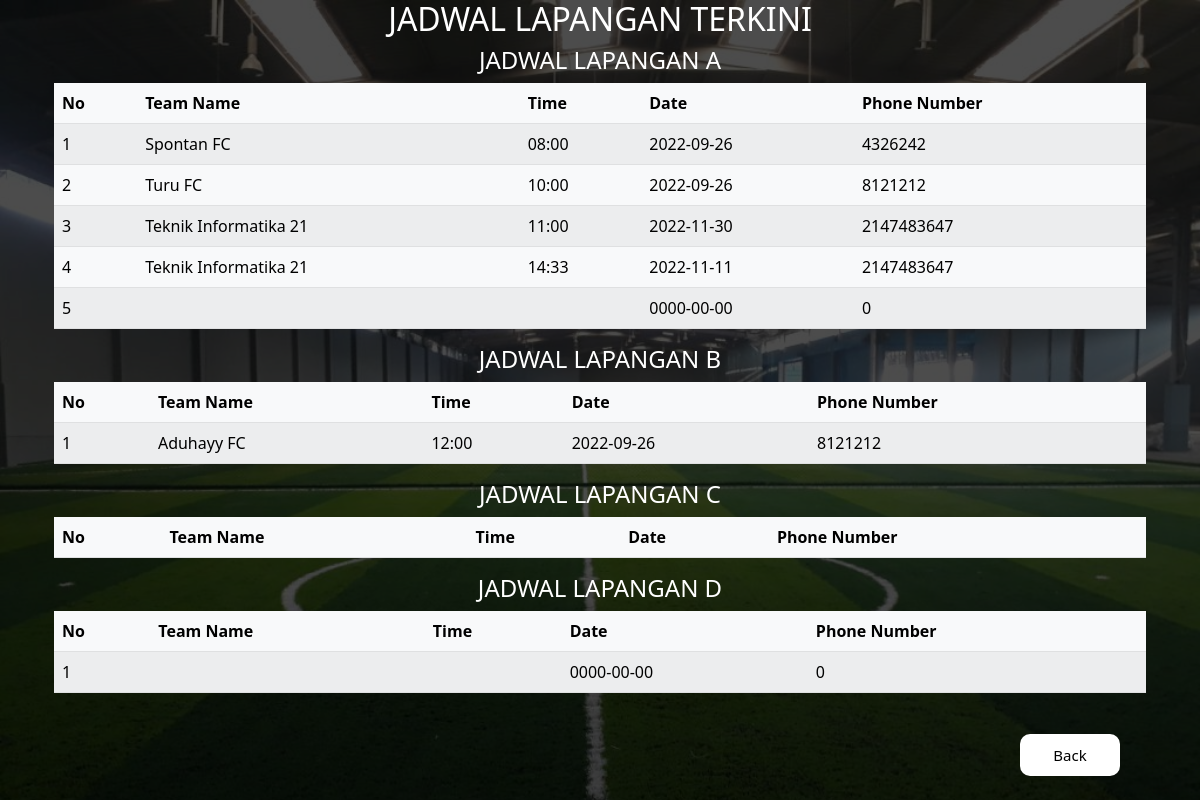
The app's page /jadwalterkini.php with its own data.
### tables this page shows
CREATE TABLE `jadwala` (
  `id` int(11) NOT NULL,
  `nama_tim` varchar(25) NOT NULL,
  `jam` text NOT NULL,
  `tanggal` date NOT NULL,
  `no_tlpn` int(15) NOT NULL
);

CREATE TABLE `jadwalb` (
  `id` int(11) NOT NULL,
  `nama_tim` varchar(25) NOT NULL,
  `jam` text NOT NULL,
  `tanggal` date NOT NULL,
  `no_tlpn` int(15) NOT NULL
);

CREATE TABLE `jadwald` (
  `id` int(11) NOT NULL,
  `nama_tim` varchar(25) NOT NULL,
  `jam` text NOT NULL,
  `tanggal` date NOT NULL,
  `no_tlpn` int(15) NOT NULL
);

### jadwalterkini.php (the view, shortened to what this page needs)
<!DOCTYPE html>
<html lang="en">
<head>
    <link href="https://cdn.jsdelivr.net/npm/bootstrap@5.2.1/dist/css/bootstrap.min.css" rel="stylesheet">
</head>
    <body>
        <div class="container">
            <div class="jadwalterkini">
                <h2>JADWAL LAPANGAN TERKINI</h2>
                <div class="container">
                    <h4>JADWAL LAPANGAN A</h4>
                        <table class="table table-light table-striped">
                            <thead>
                                <tr>
                                <th>No</th>
                                <th>Team Name</th>
                                <th>Time</th>
                                <th>Date</th>
                                <th>Phone Number</th>
                                </tr>
                            </thead>
                            <?php
                        $conn = mysqli_connect("localhost", "root", "", "futsal");
                        $result = mysqli_query($conn, "SELECT * FROM jadwala");
                        ?>
                        <?php $i = 1; ?>
                        <?php while( $row = mysqli_fetch_assoc($result)): ?>
                            <tr>
                                <td><?= $i; ?></td>
                                <td><?= $row["nama_tim"]; ?></td>
                                <td><?= $row["jam"]; ?></td>
                                <td><?= $row["tanggal"]; ?></td>
                                <td><?= $row["no_tlpn"]; ?></td>
                            </tr>
                            <?php $i++; ?>
                            <?php endwhile; ?>
                        </table>
                </div>
                <div class="container">
                <h4>JADWAL LAPANGAN B</h4>
                    <table class="table table-light table-striped">
                        <thead>
                            <tr>
                                <th>No</th>
                                <th>Team Name</th>
                                <th>Time</th>
                                <th>Date</th>
                                <th>Phone Number</th>
                            </tr>
                        </thead>
                        <?php
                        $conn = mysqli_connect("localhost", "root", "", "futsal");
                        $result = mysqli_query($conn, "SELECT * FROM jadwalb");
                        ?>
                        <?php $i = 1; ?>
                        <?php while( $row = mysqli_fetch_assoc($result)): ?>
                            <tr>
                                <td><?= $i; ?></td>
                                <td><?= $row["nama_tim"]; ?></td>
                                <td><?= $row["jam"]; ?></td>
                                <td><?= $row["tanggal"]; ?></td>
                                <td><?= $row["no_tlpn"]; ?></td>
                            </tr>
                            <?php $i++; ?>
                            <?php endwhile; ?>
                    </table>
                </div>
                <div class="container">
                    <h4>JADWAL LAPANGAN C</h4>
                        <table class="table table-light table-striped">
                            <thead>
                                <tr>
                                <th>No</th>
                                <th>Team Name</th>
                                <th>Time</th>
                                <th>Date</th>
                                <th>Phone Number</th>
                                </tr>
                            </thead>
                        </table>
                </div>
                <div class="container">
                    <h4>JADWAL LAPANGAN D</h4>
                        <table class="table table-light table-striped">
                            <thead>
                                <tr>
                                <th>No</th>
                                <th>Team Name</th>
                                <th>Time</th>
                                <th>Date</th>
                                <th>Phone Number</th>
                                </tr>
                            </thead>
                            <?php
                        $conn = mysqli_connect("localhost", "root", "", "futsal");
                        $result = mysqli_query($conn, "SELECT * FROM jadwald");
                        ?>
                        <?php $i = 1; ?>
                        <?php while( $row = mysqli_fetch_assoc($result)): ?>
                            <tr>
                                <td><?= $i; ?></td>
                                <td><?= $row["nama_tim"]; ?></td>
                                <td><?= $row["jam"]; ?></td>
                                <td><?= $row["tanggal"]; ?></td>
                                <td><?= $row["no_tlpn"]; ?></td>
                            </tr>
                            <?php $i++; ?>
                            <?php endwhile; ?>
                        </table>
                </div>
            </div>
        </div>
            <div class="row1">
                <div class="col1">
                    <button type="button"><a href="Dashboard.html">Back</a></button>
                </div>
            </div>
    </body>
</head>

### jadwalterkini.php (style rules this page uses)
body { background-image: linear-gradient(rgba(0,0,0,0.7),rgba(0,0,0,0.7)),url(lap1.jpg); background-size: cover; }
h2, h4 { color: #fff; text-align: center; }
.col1 a { text-decoration: none; color: black; }
.row1 { padding-left: 85%; }
button { width: 100px; color: #000; font-size: 15px; padding: 10px; background: #fff; border: 0; border-radius: 10px; outline: none; margin-top: 25px; margin-bottom: 20px ; }

### records on screen
jadwala: nama_tim "Spontan FC", jam "08:00", tanggal "2022-09-26", no_tlpn "4326242"
jadwala: nama_tim "Turu FC", jam "10:00", tanggal "2022-09-26", no_tlpn "8121212"
jadwala: nama_tim "Teknik Informatika 21", jam "11:00", tanggal "2022-11-30", no_tlpn "2147483647"
jadwala: nama_tim "Teknik Informatika 21", jam "14:33", tanggal "2022-11-11", no_tlpn "2147483647"
jadwala: tanggal "0000-00-00", no_tlpn "0"
jadwalb: nama_tim "Aduhayy FC", jam "12:00", tanggal "2022-09-26", no_tlpn "8121212"
jadwald: tanggal "0000-00-00", no_tlpn "0"
